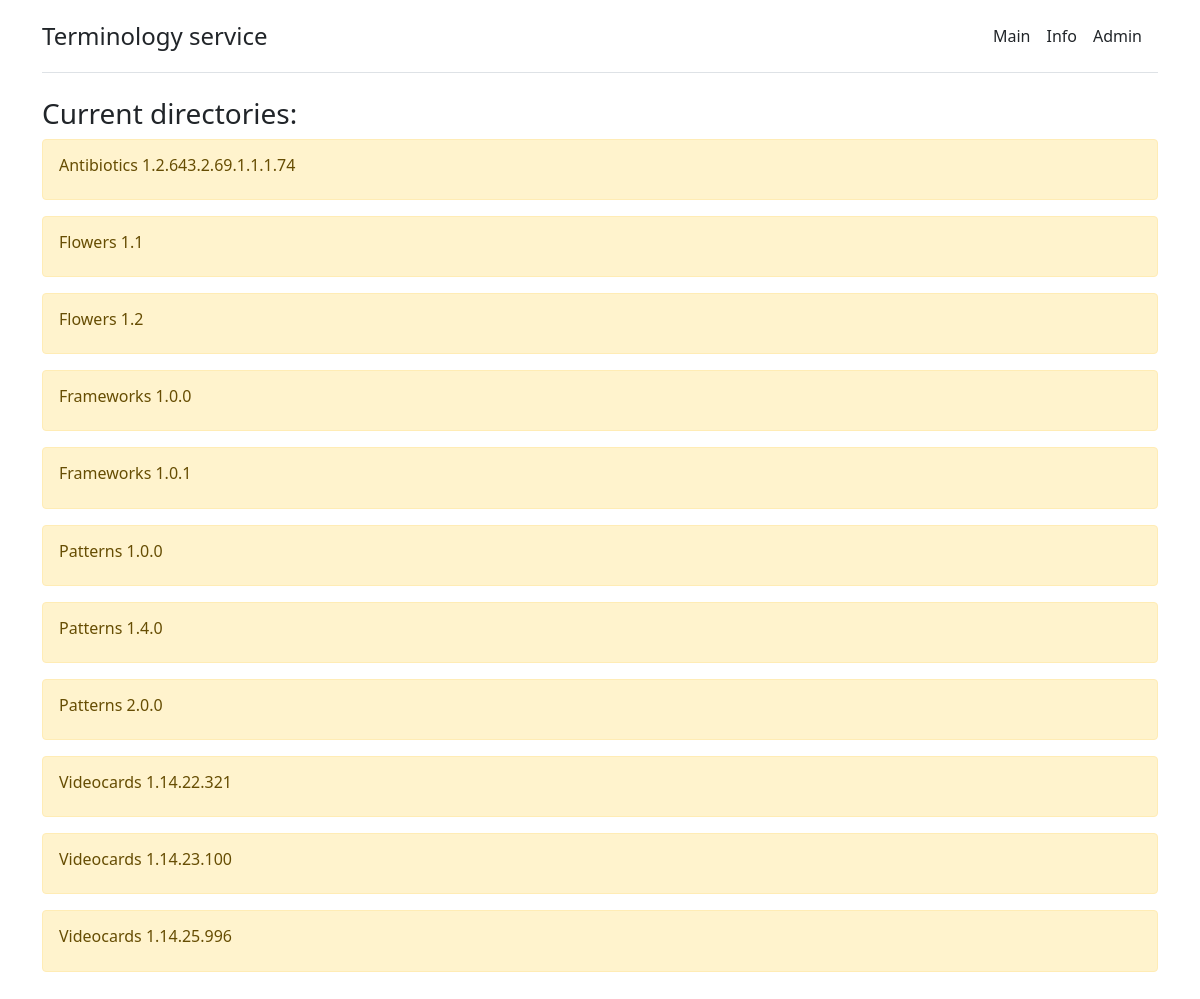
The app's page /info/ with its own data.
### terminology_service/terminology_dbms/models.py (models this page shows, shortened)
class Directory(models.Model):
    name = models.CharField(max_length=200)
    short_name = models.CharField(max_length=200, blank=True, null=True)
    description = models.TextField(blank=True, null=True)
    version = models.CharField(max_length=200)
    start_date = models.DateTimeField(default=datetime.now, blank=True, null=True)
    class Meta:
        unique_together = ('name', 'version',)

### terminology_service/terminology_dbms/views.py (the view)
# urls.py: path('', views.info, name='info'),
def info(request):
    directories = Directory.objects.order_by('name').all()
    return render(
        request, 'form/info.html',
        {
            'directories': directories
        }
        )

### terminology_service/templates/form/info.html (shortened to what this page needs)
{% extends '../terminology_service/base.html' %}
{% block content %}
    <h3>Current directories: </h3>
    {% if directories %}
        {% for item in directories %}
            <div class="alert alert-warning mt-2">
                <h6>{{ item.name }} {{ item.version }}</h6>
            </div>
        {% endfor %}
    {% else %}
            <p>No records found</p>
    {% endif %}
{% endblock %}

### terminology_service/templates/terminology_service/base.html (shortened to what this page needs)
<!DOCTYPE html>
<html lang="en">
<head>
    <link rel="stylesheet" href="https://cdn.jsdelivr.net/npm/bootstrap@5.1.3/dist/css/bootstrap.min.css">
</head>
<body>
    <div class="container py-3">
        <header>
            <div class="d-flex flex-column flex-md-row align-items-center pb-3 mb-4 border-bottom">
                <a href="{% url 'home'%}" class="d-flex align-items-center text-dark text-decoration-none">
                    <span class="fs-4">Terminology service</span>
                </a>
                <nav class="d-inline-flex mt-2 mt-md-0 ms-md-auto">
                    <a class="me-3 py-2 text-dark text-decoration-none" href="{% url 'home'%}">Main</a>
                    <a class="me-3 py-2 text-dark text-decoration-none" href="{% url 'info'%}">Info</a>
                    <a class="me-3 py-2 text-dark text-decoration-none" href="{% url 'admin:index' %}">Admin</a>
                </nav>
            </div>
        </header>
        {% block content %}{% endblock %}
    </div>
</body>
</html>

### records on screen
Directory: name "Antibiotics", version "1.2.643.2.69.1.1.1.74"
Directory: name "Flowers", version "1.1"
Directory: name "Flowers", version "1.2"
Directory: name "Frameworks", version "1.0.0"
Directory: name "Frameworks", version "1.0.1"
Directory: name "Patterns", version "1.0.0"
Directory: name "Patterns", version "1.4.0"
Directory: name "Patterns", version "2.0.0"
Directory: name "Videocards", version "1.14.22.321"
Directory: name "Videocards", version "1.14.23.100"
Directory: name "Videocards", version "1.14.25.996"
